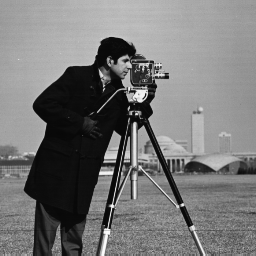
%> input picture Assignment_3/input_data/cameraman.tif, 256 x 256 px
$ octave q4_3.m   (GNU Octave 9; MATLAB toolbox functions it lacks are replaced by stand-ins)
%> lines starting %> are read from the running program, lines starting %| are printed output that depends on the picture
f = imread('../input_data/cameraman.tif');
%> f is the input picture: size 256x256 uint8; min 7, max 253, mean 118.7
h = imread('../input_data/grayimagefor4.png');
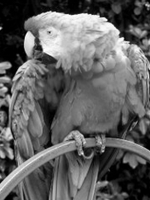
%> input picture Assignment_3/input_data/grayimagefor4.png, 150 x 200 px
%> h is the input picture: size 200x150 uint8; min 0, max 255, mean 97
[rf, cf] = size(f);
%> rf = 256; cf = 256
disp([rf, cf])
%|    256   256
[rh, ch] = size(h);
%> rh = 200; ch = 150
disp([rh,ch]);
%|    200   150

m = size(f,1) + size(f,2) -1;
%> m = 511
n = size(h,1) + size(h,2) -1;
%> n = 349
fz = zeros([m,n]);
hz = zeros([m,n]);
fz(1:size(f,1),1:size(f,2)) = double(f);
hz(1:size(h,1),1:size(h,2)) = double(h);
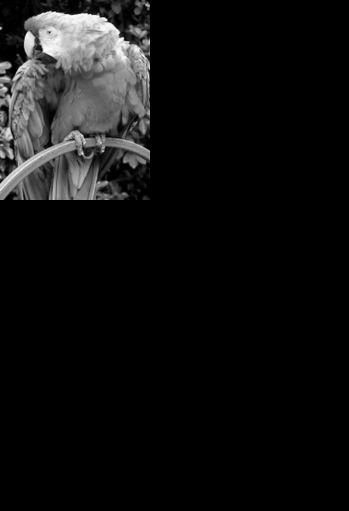
%> hz: size 511x349 double; min 0, max 255, mean 16.3

f1 = imresize(f, [rf+100, cf+100]);
h1 = imresize(h, [rh+100, ch+100]);
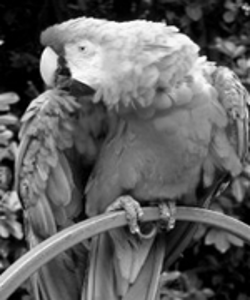
%> h1: size 300x250 uint8; min 0, max 255, mean 97
m1 = size(f1,1) + size(f1,2) -1;
%> m1 = 711
n1 = size(h1,1) + size(h1,2) -1;
%> n1 = 549
fz1 = zeros([m1,n1]);
hz1 = zeros([m1,n1]);
fz1(1:size(f1,1),1:size(f1,2)) = double(f1);
hz1(1:size(h1,1),1:size(h1,2)) = double(h1);
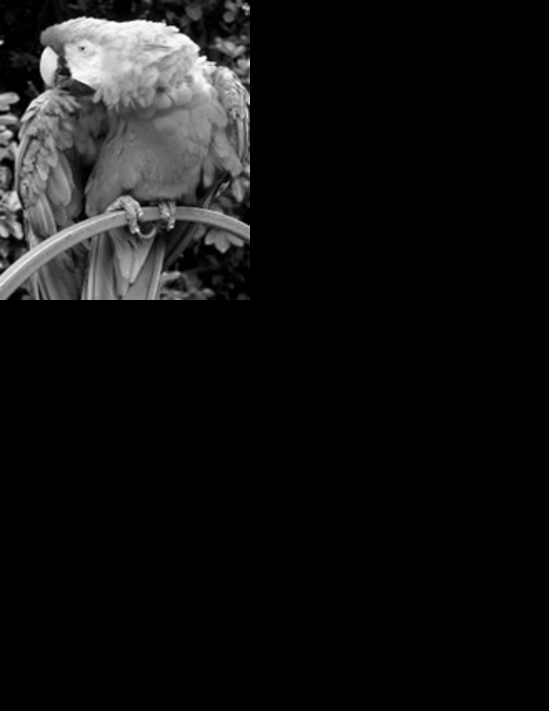
%> hz1: size 711x549 double; min 0, max 255, mean 18.6

f2 = imresize(f, [rf+150, cf+150]);
h2 = imresize(h, [rh+150, ch+150]);
m2 = size(f2,1) + size(f2,2) -1;
%> m2 = 811
n2 = size(h2,1) + size(h2,2) -1;
%> n2 = 649
fz2 = zeros([m2,n2]);
hz2 = zeros([m2,n2]);
fz2(1:size(f2,1),1:size(f2,2)) = double(f2);
hz2(1:size(h2,1),1:size(h2,2)) = double(h2);

f3 = imresize(f, [rf+200, cf+200]);
h3 = imresize(h, [rh+200, ch+200]);
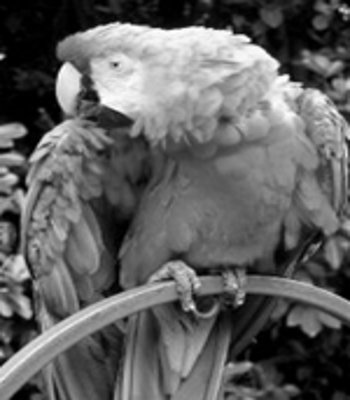
%> h3: size 400x350 uint8; min 0, max 255, mean 97
m3 = size(f3,1) + size(f3,2) -1;
%> m3 = 911
n3 = size(h3,1) + size(h3,2) -1;
%> n3 = 749
fz3 = zeros([m3,n3]);
hz3 = zeros([m3,n3]);
fz3(1:size(f3,1),1:size(f3,2)) = double(f3);
hz3(1:size(h3,1),1:size(h3,2)) = double(h3);
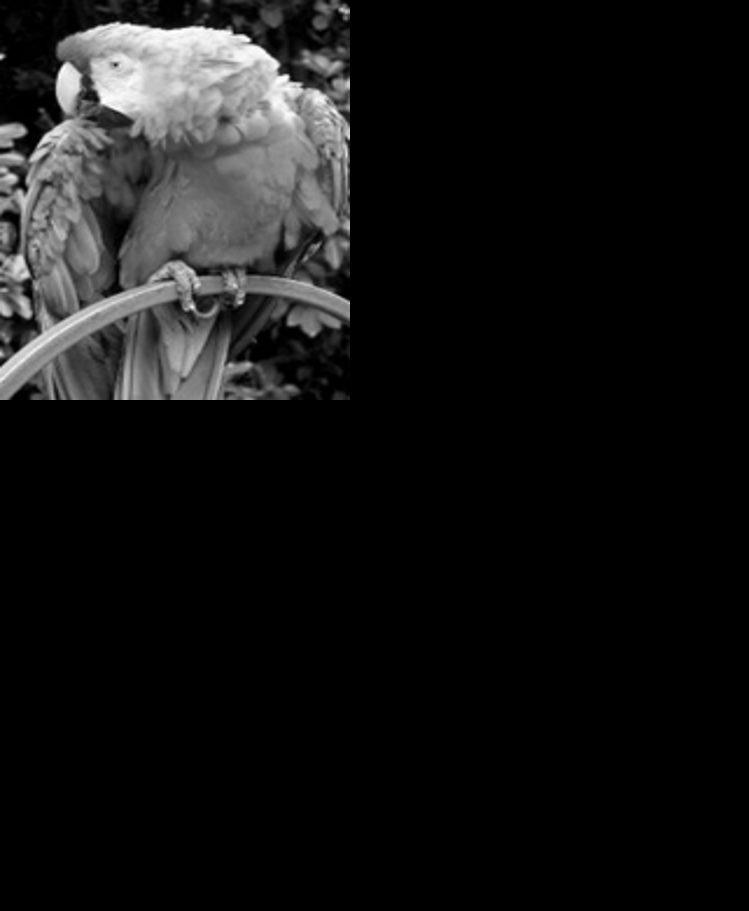
%> hz3: size 911x749 double; min 0, max 255, mean 19.9

ticon = zeros([1,4]);
tiiff = zeros([1,4]);

tic;
conv2(double(f), double(h));
ticon(1,1) = toc;
tic;
ifft2(fft2(fz).*fft2(hz));
tiiff(1,1) = toc;

tic;
conv2(double(f1), double(h1));
ticon(1,2) = toc;
tic;
ifft2(fft2(fz1).*fft2(hz1));
tiiff(1,2) = toc;

tic;
conv2(double(f2), double(h2));
ticon(1,3) = toc;
tic;
ifft2(fft2(fz2).*fft2(hz2));
tiiff(1,3) = toc;

tic;
conv2(double(f3), double(h3));
ticon(1,4) = toc;
tic;
ifft2(fft2(fz3).*fft2(hz3));
tiiff(1,4) = toc;

figure;
plot(ticon, '-ro');hold on;
plot(tiiff, '-bo');
axis on;
ylabel('Time Elasped');
xlabel('Different resolutions of Image');
title('1st([256,256], [200,150]) 2nd([356,356], [300,250]) 3rd([406,406], [350,300]) 4th([456,456], [400,350]) ');
legend('Direct Conv2', 'ifft2(fft2 .* fft2)');
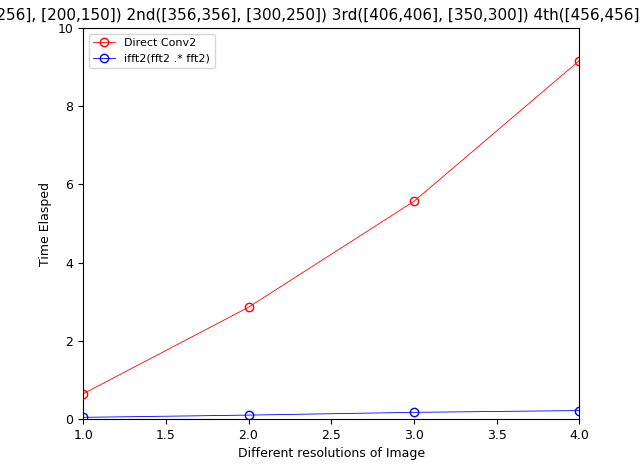
%> figure redrawn from the program's plot data
